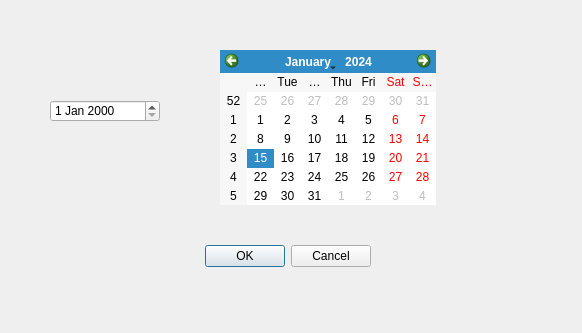
<?xml version="1.0" encoding="UTF-8"?>
<ui version="4.0">
 <class>DateRangeDialog</class>
 <widget class="QDialog" name="DateRangeDialog">
  <property name="geometry">
   <rect>
    <x>0</x>
    <y>0</y>
    <width>582</width>
    <height>333</height>
   </rect>
  </property>
  <property name="windowTitle">
   <string>Dialog</string>
  </property>
  <widget class="QDialogButtonBox" name="buttonBox">
   <property name="geometry">
    <rect>
     <x>30</x>
     <y>240</y>
     <width>341</width>
     <height>32</height>
    </rect>
   </property>
   <property name="orientation">
    <enum>Qt::Horizontal</enum>
   </property>
   <property name="standardButtons">
    <set>QDialogButtonBox::Cancel|QDialogButtonBox::Ok</set>
   </property>
  </widget>
  <widget class="QDateEdit" name="dateEdit">
   <property name="geometry">
    <rect>
     <x>50</x>
     <y>100</y>
     <width>110</width>
     <height>22</height>
    </rect>
   </property>
  </widget>
  <widget class="QCalendarWidget" name="calendarWidget">
   <property name="geometry">
    <rect>
     <x>220</x>
     <y>50</y>
     <width>216</width>
     <height>155</height>
    </rect>
   </property>
  </widget>
 </widget>
 <resources/>
 <connections>
  <connection>
   <sender>buttonBox</sender>
   <signal>accepted()</signal>
   <receiver>DateRangeDialog</receiver>
   <slot>accept()</slot>
   <hints>
    <hint type="sourcelabel">
     <x>248</x>
     <y>254</y>
    </hint>
    <hint type="destinationlabel">
     <x>157</x>
     <y>274</y>
    </hint>
   </hints>
  </connection>
  <connection>
   <sender>buttonBox</sender>
   <signal>rejected()</signal>
   <receiver>DateRangeDialog</receiver>
   <slot>reject()</slot>
   <hints>
    <hint type="sourcelabel">
     <x>316</x>
     <y>260</y>
    </hint>
    <hint type="destinationlabel">
     <x>286</x>
     <y>274</y>
    </hint>
   </hints>
  </connection>
 </connections>
</ui>
